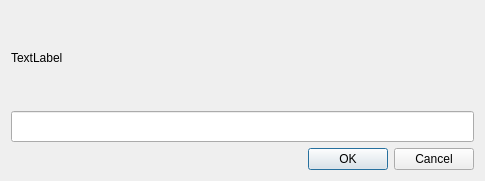
<?xml version="1.0" encoding="UTF-8"?>
<ui version="4.0">
 <class>inputDialog</class>
 <widget class="QDialog" name="inputDialog">
  <property name="geometry">
   <rect>
    <x>0</x>
    <y>0</y>
    <width>485</width>
    <height>181</height>
   </rect>
  </property>
  <property name="sizePolicy">
   <sizepolicy hsizetype="Fixed" vsizetype="Fixed">
    <horstretch>0</horstretch>
    <verstretch>0</verstretch>
   </sizepolicy>
  </property>
  <property name="windowTitle">
   <string>输入数据</string>
  </property>
  <layout class="QGridLayout" name="gridLayout">
   <item row="0" column="0">
    <widget class="QLabel" name="inputDialogLabel">
     <property name="text">
      <string>TextLabel</string>
     </property>
    </widget>
   </item>
   <item row="1" column="0">
    <widget class="QLineEdit" name="inputDialogLineEdit">
     <property name="font">
      <font>
       <family>Bookman Old Style</family>
       <pointsize>16</pointsize>
       <weight>75</weight>
       <bold>true</bold>
      </font>
     </property>
     <property name="maxLength">
      <number>65536</number>
     </property>
    </widget>
   </item>
   <item row="2" column="0">
    <widget class="QDialogButtonBox" name="buttonBox">
     <property name="orientation">
      <enum>Qt::Horizontal</enum>
     </property>
     <property name="standardButtons">
      <set>QDialogButtonBox::Cancel|QDialogButtonBox::Ok</set>
     </property>
    </widget>
   </item>
  </layout>
 </widget>
 <resources/>
 <connections>
  <connection>
   <sender>buttonBox</sender>
   <signal>accepted()</signal>
   <receiver>inputDialog</receiver>
   <slot>accept()</slot>
   <hints>
    <hint type="sourcelabel">
     <x>248</x>
     <y>254</y>
    </hint>
    <hint type="destinationlabel">
     <x>157</x>
     <y>274</y>
    </hint>
   </hints>
  </connection>
  <connection>
   <sender>buttonBox</sender>
   <signal>rejected()</signal>
   <receiver>inputDialog</receiver>
   <slot>reject()</slot>
   <hints>
    <hint type="sourcelabel">
     <x>316</x>
     <y>260</y>
    </hint>
    <hint type="destinationlabel">
     <x>286</x>
     <y>274</y>
    </hint>
   </hints>
  </connection>
 </connections>
</ui>
